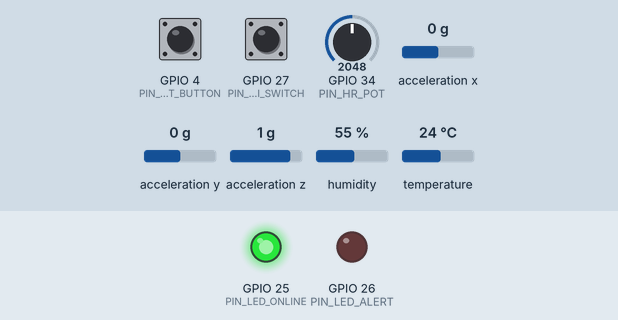
Simulated run of this sketch. Board: ESP32. Parts: output pins drawn as LEDs (lit = HIGH). Wiring (from diagram.json): MPU-6050 motion sensor at I2C address 0x68. The test bench sets the inputs (shaded band); at power-on: GPIO 27 (PIN_WIFI_SWITCH) HIGH, GPIO 34 (PIN_HR_POT) = 2048, GPIO 4 (PIN_BEAT_BUTTON) HIGH, acceleration x 0 g, acceleration y 0 g, acceleration z 1 g, humidity 55 %, temperature 24 °C (analog values on the 0–4095 scale). Random numbers use the default seed unless the sketch sets one; what the sketch prints to the serial monitor is not drawn.

Above: at 1.4 s.
1.5 s: GPIO 27 (PIN_WIFI_SWITCH) pulled LOW for 1 s
At 1.9 s:
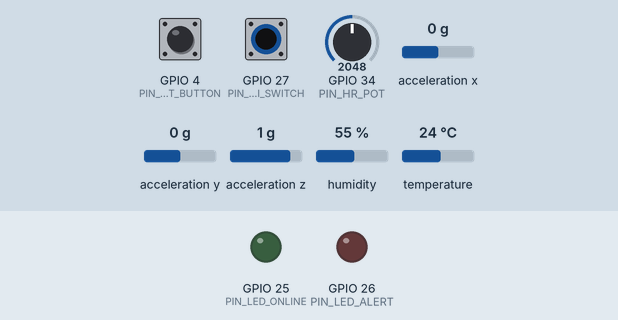
At 2.8 s:
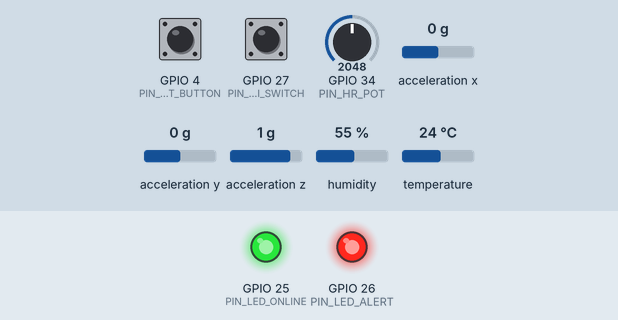
9.5 s: GPIO 34 (PIN_HR_POT) set to 2270
11.0 s: GPIO 34 (PIN_HR_POT) set to 2348
Timing chart, 0 to 14.0 s (numbered marks = the images above; inputs shaded):
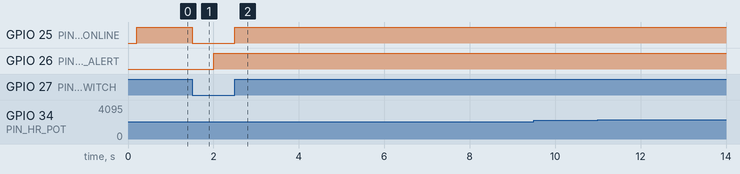

The sketch:

sketch.ino
```cpp
// CardioIA - wearable with local processing and offline buffer

#include <Arduino.h>
#include <Wire.h>
#include "DHTesp.h"

// 1 = also store the buffer in SPIFFS (real ESP32 only)
#ifndef USE_SPIFFS
#define USE_SPIFFS 0
#endif
#if USE_SPIFFS
#include <SPIFFS.h>
#endif

const char* DEVICE_ID = "cardioia-wearable-01";
const char* PATIENT_ID = "P001";

const uint8_t PIN_DHT = 15;
const uint8_t PIN_BEAT_BUTTON = 4;
const uint8_t PIN_HR_POT = 34;
const uint8_t PIN_WIFI_SWITCH = 27;
const uint8_t PIN_LED_ONLINE = 25;
const uint8_t PIN_LED_ALERT = 26;
const uint8_t MPU_ADDR = 0x68;

const uint32_t SAMPLE_INTERVAL_MS = 2000;
const uint32_t MOTION_POLL_MS = 100;
const uint32_t DEBOUNCE_MS = 30;
const uint8_t FLUSH_BATCH = 20;

const size_t BUFFER_CAPACITY = 4000;

const uint32_t MIN_BEAT_INTERVAL_MS = 250;
const uint32_t MAX_BEAT_INTERVAL_MS = 2000;
const uint32_t BEAT_TIMEOUT_MS = 5000;
const uint8_t BEAT_AVG_WINDOW = 4;

const uint8_t BPM_HIGH = 120;
const uint8_t BPM_LOW = 50;
const float TEMP_HIGH_C = 38.0;
const float TEMP_LOW_C = 35.0;
const float FALL_IMPACT_G = 2.5;
const float MOTION_DELTA_G = 0.08;

const uint8_t ALERT_TACHYCARDIA = 1 << 0;
const uint8_t ALERT_BRADYCARDIA = 1 << 1;
const uint8_t ALERT_FEVER = 1 << 2;
const uint8_t ALERT_HYPOTHERMIA = 1 << 3;
const uint8_t ALERT_FALL = 1 << 4;
const uint8_t ALERT_MASK = 0x1F;
const uint8_t FLAG_MOVING = 1 << 5;
const uint8_t FLAG_BPM_SIMULATED = 1 << 6;
const uint8_t FLAG_SENSOR_ERROR = 1 << 7;

const int16_t TEMP_MISSING = INT16_MIN;

struct Reading {
  uint32_t seq;
  uint32_t capturedMs;
  int16_t tempC10;
  uint16_t humidity10;
  uint16_t stillSec;
  uint8_t bpm;
  uint8_t status;
};
static_assert(sizeof(Reading) == 16, "Reading must stay 16 bytes");

DHTesp dht;

Reading* ring = nullptr;
size_t ringHead = 0;
size_t ringCount = 0;

uint32_t nextSeq = 1;
uint32_t totalStored = 0, totalSent = 0, totalDiscarded = 0, totalThinned = 0, compactions = 0;
uint32_t sentThisSync = 0;
uint16_t storeStride = 1;

bool wifiConnected = false;
bool mpuOk = false;

bool btnStable = HIGH, btnLastRaw = HIGH;
uint32_t btnChangedAt = 0;
uint32_t lastBeatMs = 0;
uint32_t beatIntervals[BEAT_AVG_WINDOW];
uint8_t beatIdx = 0, beatCount = 0;

float lastAx = 0, lastAy = 0, lastAz = 1;
float windowMaxDelta = 0, windowPeakG = 0, lastWindowPeakG = 0;
uint32_t lastMovementMs = 0;

uint32_t lastSampleMs = 0, lastMotionMs = 0;
uint8_t lastAlerts = 0;

#if USE_SPIFFS
const char* BUFFER_FILE = "/buffer.csv";

void writeLine(File& f, const Reading& r) {
  f.printf("%lu,%lu,%d,%u,%u,%u,%u\n", (unsigned long)r.seq, (unsigned long)r.capturedMs,
           r.tempC10, r.humidity10, r.stillSec, r.bpm, r.status);
}

void spiffsAppend(const Reading& r) {
  File f = SPIFFS.open(BUFFER_FILE, FILE_APPEND);
  if (!f) return;
  writeLine(f, r);
  f.close();
}

void spiffsRewrite() {
  File f = SPIFFS.open(BUFFER_FILE, FILE_WRITE);
  if (!f) return;
  for (size_t i = 0; i < ringCount; i++) writeLine(f, ring[(ringHead + i) % BUFFER_CAPACITY]);
  f.close();
}

void spiffsRestore() {
  File f = SPIFFS.open(BUFFER_FILE, FILE_READ);
  if (!f) return;
  size_t restored = 0;
  while (f.available() && ringCount < BUFFER_CAPACITY) {
    String line = f.readStringUntil('\n');
    unsigned long seq, ms;
    int t;
    unsigned h, still, bpm, status;
    if (sscanf(line.c_str(), "%lu,%lu,%d,%u,%u,%u,%u", &seq, &ms, &t, &h, &still, &bpm, &status) != 7) continue;
    Reading r = {(uint32_t)seq, 0, (int16_t)t, (uint16_t)h, (uint16_t)still, (uint8_t)bpm, (uint8_t)status};
    ring[(ringHead + ringCount) % BUFFER_CAPACITY] = r;
    ringCount++;
    restored++;
    if (seq >= nextSeq) nextSeq = seq + 1;
  }
  f.close();
  Serial.printf("[BOOT] SPIFFS: %u unsent readings restored\n", (unsigned)restored);
}

void spiffsClear() { SPIFFS.remove(BUFFER_FILE); }
#endif

size_t compactBuffer() {
  size_t write = 0;
  bool keepNormal = true;
  for (size_t read = 0; read < ringCount; read++) {
    const Reading r = ring[(ringHead + read) % BUFFER_CAPACITY];
    const bool isAlert = (r.status & ALERT_MASK) != 0;
    const bool keep = isAlert || keepNormal;
    if (!isAlert) keepNormal = !keepNormal;
    if (keep) ring[(ringHead + write++) % BUFFER_CAPACITY] = r;
  }
  const size_t removed = ringCount - write;
  ringCount = write;
  return removed;
}

void bufferPush(const Reading& r) {
  if (ringCount == BUFFER_CAPACITY) {
    size_t removed = compactBuffer();
    compactions++;
    if (removed == 0) {
      ringHead = (ringHead + 1) % BUFFER_CAPACITY;
      ringCount--;
      removed = 1;
    }
    totalDiscarded += removed;
    if (storeStride < 1024) storeStride *= 2;
    Serial.printf("[EDGE] Buffer full: %u readings discarded, now storing 1 of every %u normal readings\n",
                  (unsigned)removed, storeStride);
#if USE_SPIFFS
    spiffsRewrite();
#endif
  }
  ring[(ringHead + ringCount) % BUFFER_CAPACITY] = r;
  ringCount++;
  totalStored++;
#if USE_SPIFFS
  spiffsAppend(r);
#endif
}

void pollBeatButton(uint32_t now) {
  const bool raw = digitalRead(PIN_BEAT_BUTTON);
  if (raw != btnLastRaw) {
    btnLastRaw = raw;
    btnChangedAt = now;
  }
  if (now - btnChangedAt < DEBOUNCE_MS || raw == btnStable) return;
  btnStable = raw;
  if (btnStable != LOW) return;

  const uint32_t interval = now - lastBeatMs;
  if (lastBeatMs != 0 && interval < MIN_BEAT_INTERVAL_MS) return;
  if (lastBeatMs != 0 && interval <= MAX_BEAT_INTERVAL_MS) {
    beatIntervals[beatIdx] = interval;
    beatIdx = (beatIdx + 1) % BEAT_AVG_WINDOW;
    if (beatCount < BEAT_AVG_WINDOW) beatCount++;
  } else {
    beatCount = 0;
  }
  lastBeatMs = now;
}

uint8_t readHeartRate(uint32_t now, bool& simulated) {
  if (beatCount >= 2 && now - lastBeatMs < BEAT_TIMEOUT_MS) {
    uint32_t sum = 0;
    for (uint8_t i = 0; i < beatCount; i++) sum += beatIntervals[i];
    simulated = false;
    return (uint8_t)constrain(60000UL * beatCount / sum, 30UL, 240UL);
  }
  simulated = true;
  const long base = map(analogRead(PIN_HR_POT), 0, 4095, 40, 180);
  return (uint8_t)constrain(base + random(-2, 3), 30L, 240L);
}

bool mpuBegin() {
  Wire.beginTransmission(MPU_ADDR);
  Wire.write(0x6B);
  Wire.write(0x00);
  return Wire.endTransmission() == 0;
}

bool mpuReadAccel(float& ax, float& ay, float& az) {
  Wire.beginTransmission(MPU_ADDR);
  Wire.write(0x3B);
  if (Wire.endTransmission(false) != 0) return false;
  if (Wire.requestFrom((int)MPU_ADDR, 6) != 6) return false;
  int16_t raw[3];
  for (int i = 0; i < 3; i++) raw[i] = (Wire.read() << 8) | Wire.read();
  ax = raw[0] / 16384.0f;
  ay = raw[1] / 16384.0f;
  az = raw[2] / 16384.0f;
  return true;
}

void pollMotion(uint32_t now) {
  float ax, ay, az;
  if (!mpuOk || !mpuReadAccel(ax, ay, az)) return;
  const float delta = sqrtf(sq(ax - lastAx) + sq(ay - lastAy) + sq(az - lastAz));
  const float magnitude = sqrtf(sq(ax) + sq(ay) + sq(az));
  lastAx = ax;
  lastAy = ay;
  lastAz = az;
  windowMaxDelta = max(windowMaxDelta, delta);
  windowPeakG = max(windowPeakG, magnitude);
  if (delta > MOTION_DELTA_G) lastMovementMs = now;
}

Reading captureReading(uint32_t now) {
  Reading r = {};
  r.seq = nextSeq++;
  r.capturedMs = now;

  TempAndHumidity th = dht.getTempAndHumidity();
  if (dht.getStatus() == DHTesp::ERROR_NONE && !isnan(th.temperature)) {
    r.tempC10 = (int16_t)lroundf(th.temperature * 10);
    r.humidity10 = (uint16_t)lroundf(th.humidity * 10);
  } else {
    r.tempC10 = TEMP_MISSING;
    r.status |= FLAG_SENSOR_ERROR;
  }

  bool simulated = false;
  r.bpm = readHeartRate(now, simulated);
  if (simulated) r.status |= FLAG_BPM_SIMULATED;

  if (!mpuOk) r.status |= FLAG_SENSOR_ERROR;
  if (windowMaxDelta > MOTION_DELTA_G) r.status |= FLAG_MOVING;
  r.stillSec = (uint16_t)min((now - lastMovementMs) / 1000UL, 65535UL);

  if (r.bpm > BPM_HIGH) r.status |= ALERT_TACHYCARDIA;
  if (r.bpm < BPM_LOW) r.status |= ALERT_BRADYCARDIA;
  if (r.tempC10 != TEMP_MISSING) {
    if (r.tempC10 >= TEMP_HIGH_C * 10) r.status |= ALERT_FEVER;
    if (r.tempC10 < TEMP_LOW_C * 10) r.status |= ALERT_HYPOTHERMIA;
  }
  if (windowPeakG > FALL_IMPACT_G && lastWindowPeakG <= FALL_IMPACT_G) r.status |= ALERT_FALL;

  lastWindowPeakG = windowPeakG;
  windowMaxDelta = 0;
  windowPeakG = 0;
  return r;
}

void alertNames(uint8_t status, char* out, size_t len) {
  static const char* NAMES[] = {"TACHYCARDIA", "BRADYCARDIA", "FEVER", "HYPOTHERMIA", "FALL"};
  out[0] = '\0';
  for (int i = 0; i < 5; i++) {
    if (!(status & (1 << i))) continue;
    if (out[0]) strlcat(out, ",", len);
    strlcat(out, NAMES[i], len);
  }
}

void toJson(const Reading& r, uint32_t now, char* out, size_t len) {
  char alerts[64];
  alertNames(r.status, alerts, sizeof(alerts));
  char alertsJson[96] = "";
  if (alerts[0]) {
    String s = String("\"") + alerts + "\"";
    s.replace(",", "\",\"");
    strlcpy(alertsJson, s.c_str(), sizeof(alertsJson));
  }
  const long age = r.capturedMs == 0 ? -1 : (long)((now - r.capturedMs) / 1000);
  char temp[12], hum[12];
  if (r.tempC10 == TEMP_MISSING) {
    strcpy(temp, "null");
    strcpy(hum, "null");
  } else {
    snprintf(temp, sizeof(temp), "%.1f", r.tempC10 / 10.0);
    snprintf(hum, sizeof(hum), "%.1f", r.humidity10 / 10.0);
  }
  snprintf(out, len,
           "{\"device\":\"%s\",\"patient\":\"%s\",\"seq\":%lu,\"age_s\":%ld,"
           "\"bpm\":%u,\"bpm_source\":\"%s\",\"temp_c\":%s,\"humidity\":%s,"
           "\"moving\":%s,\"still_s\":%u,\"alerts\":[%s]}",
           DEVICE_ID, PATIENT_ID, (unsigned long)r.seq, age, r.bpm,
           (r.status & FLAG_BPM_SIMULATED) ? "simulated" : "button", temp, hum,
           (r.status & FLAG_MOVING) ? "true" : "false", r.stillSec, alertsJson);
}

void printStats() {
  Serial.printf("[STATS] buffer %u/%u (%u bytes) | stored %lu | sent %lu | discarded %lu | not stored %lu | "
                "compactions %lu | storing 1/%u | %s\n",
                (unsigned)ringCount, (unsigned)BUFFER_CAPACITY, (unsigned)(ringCount * sizeof(Reading)),
                (unsigned long)totalStored, (unsigned long)totalSent, (unsigned long)totalDiscarded,
                (unsigned long)totalThinned, (unsigned long)compactions, storeStride,
                wifiConnected ? "ONLINE" : "OFFLINE");
}

void syncToCloud(uint32_t now) {
  if (!wifiConnected || ringCount == 0) return;
  char json[256];
  for (uint8_t i = 0; i < FLUSH_BATCH && ringCount > 0; i++) {
    const Reading& r = ring[ringHead];
    toJson(r, now, json, sizeof(json));
    Serial.print("CLOUD> ");
    Serial.println(json);
    ringHead = (ringHead + 1) % BUFFER_CAPACITY;
    ringCount--;
    totalSent++;
    sentThisSync++;
  }
  if (ringCount == 0) {
#if USE_SPIFFS
    spiffsClear();
#endif
    storeStride = 1;
    if (sentThisSync > 1) {
      Serial.printf("[SYNC] %lu readings sent, local buffer cleared\n", (unsigned long)sentThisSync);
    }
    sentThisSync = 0;
  }
}

void updateConnectivity() {
  const bool online = digitalRead(PIN_WIFI_SWITCH) == HIGH;
  if (online == wifiConnected) return;
  wifiConnected = online;
  digitalWrite(PIN_LED_ONLINE, online ? HIGH : LOW);
  if (online) {
    Serial.printf("[NET] Wi-Fi connected. %u buffered readings to sync\n", (unsigned)ringCount);
  } else {
    Serial.println("[NET] Wi-Fi lost. Readings stay in the local buffer");
  }
}

void setup() {
  Serial.begin(115200);
  delay(200);
  Serial.println();
  Serial.println("[BOOT] CardioIA wearable - edge mode");

  pinMode(PIN_BEAT_BUTTON, INPUT_PULLUP);
  pinMode(PIN_WIFI_SWITCH, INPUT);
  pinMode(PIN_LED_ONLINE, OUTPUT);
  pinMode(PIN_LED_ALERT, OUTPUT);
  analogReadResolution(12);
  randomSeed(esp_random());

  dht.setup(PIN_DHT, DHTesp::DHT22);
  Wire.begin(21, 22);
  mpuOk = mpuBegin();
  Serial.printf("[BOOT] MPU6050 %s\n", mpuOk ? "ok" : "NOT FOUND");

  ring = (Reading*)malloc(BUFFER_CAPACITY * sizeof(Reading));
  if (!ring) {
    Serial.println("[BOOT] Could not allocate the buffer");
    while (true) delay(1000);
  }
  Serial.printf("[BOOT] Buffer: %u readings (%u KB), one every %lu ms\n", (unsigned)BUFFER_CAPACITY,
                (unsigned)(BUFFER_CAPACITY * sizeof(Reading) / 1024), (unsigned long)SAMPLE_INTERVAL_MS);

#if USE_SPIFFS
  if (SPIFFS.begin(true)) spiffsRestore();
  else Serial.println("[BOOT] SPIFFS mount failed, using RAM only");
#endif

  lastMovementMs = millis();
  wifiConnected = !(digitalRead(PIN_WIFI_SWITCH) == HIGH);
  updateConnectivity();
}

void loop() {
  const uint32_t now = millis();

  pollBeatButton(now);
  updateConnectivity();

  if (now - lastMotionMs >= MOTION_POLL_MS) {
    lastMotionMs = now;
    pollMotion(now);
  }

  if (now - lastSampleMs >= SAMPLE_INTERVAL_MS) {
    lastSampleMs = now;
    const Reading r = captureReading(now);
    const uint8_t alerts = r.status & ALERT_MASK;

    const bool stored = alerts || r.seq % storeStride == 0;
    if (stored) bufferPush(r);
    else totalThinned++;

    digitalWrite(PIN_LED_ALERT, alerts ? HIGH : LOW);
    char names[64];
    alertNames(r.status, names, sizeof(names));
    if (alerts && alerts != lastAlerts) Serial.printf("[ALERT] %s\n", names);
    if (!alerts && lastAlerts) Serial.println("[ALERT] cleared");
    lastAlerts = alerts;

    const char* storedLabel = stored ? "stored" : "not stored";
    if (r.tempC10 == TEMP_MISSING) {
      Serial.printf("[EDGE] #%lu %s | DHT22 read error | BPM %u | buffer %u/%u\n", (unsigned long)r.seq,
                    storedLabel, r.bpm, (unsigned)ringCount, (unsigned)BUFFER_CAPACITY);
    } else {
      Serial.printf("[EDGE] #%lu %s | T %.1f C | H %.1f %% | BPM %u (%s) | %s %us | buffer %u/%u\n",
                    (unsigned long)r.seq, storedLabel, r.tempC10 / 10.0, r.humidity10 / 10.0, r.bpm,
                    (r.status & FLAG_BPM_SIMULATED) ? "pot" : "button",
                    (r.status & FLAG_MOVING) ? "moving" : "still", r.stillSec, (unsigned)ringCount,
                    (unsigned)BUFFER_CAPACITY);
    }
  }

  syncToCloud(now);

  if (Serial.available()) {
    const char c = Serial.read();
    if (c == 's' || c == 'S') printStats();
  }
}
```

Measured:
- after the input at 1.5 s, GPIO 25 (PIN_LED_ONLINE): HIGH → LOW at once, → HIGH 1.0 s later
- after the input at 9.5 s, every drawn part: stays the same
- after the input at 11.0 s, every drawn part: stays the same
